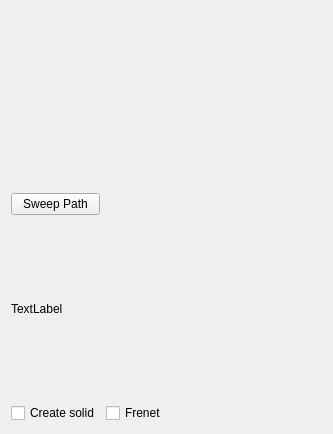
<?xml version="1.0" encoding="UTF-8"?>
<ui version="4.0">
 <class>PartGui::TaskSweep</class>
 <widget class="QWidget" name="PartGui::TaskSweep">
  <property name="geometry">
   <rect>
    <x>0</x>
    <y>0</y>
    <width>333</width>
    <height>434</height>
   </rect>
  </property>
  <property name="windowTitle">
   <string>Sweep</string>
  </property>
  <layout class="QGridLayout" name="gridLayout">
   <item row="0" column="0" colspan="3">
    <widget class="Gui::ActionSelector" name="selector"/>
   </item>
   <item row="1" column="0">
    <widget class="QPushButton" name="buttonPath">
     <property name="text">
      <string>Sweep Path</string>
     </property>
    </widget>
   </item>
   <item row="1" column="1" colspan="2">
    <spacer name="horizontalSpacer_2">
     <property name="orientation">
      <enum>Qt::Horizontal</enum>
     </property>
     <property name="sizeHint" stdset="0">
      <size>
       <width>224</width>
       <height>20</height>
      </size>
     </property>
    </spacer>
   </item>
   <item row="2" column="0" colspan="3">
    <widget class="QLabel" name="labelPath">
     <property name="text">
      <string notr="true">TextLabel</string>
     </property>
    </widget>
   </item>
   <item row="3" column="0">
    <widget class="QCheckBox" name="checkSolid">
     <property name="text">
      <string>Create solid</string>
     </property>
    </widget>
   </item>
   <item row="3" column="1">
    <widget class="QCheckBox" name="checkFrenet">
     <property name="text">
      <string>Frenet</string>
     </property>
    </widget>
   </item>
   <item row="3" column="2">
    <spacer name="horizontalSpacer">
     <property name="orientation">
      <enum>Qt::Horizontal</enum>
     </property>
     <property name="sizeHint" stdset="0">
      <size>
       <width>130</width>
       <height>20</height>
      </size>
     </property>
    </spacer>
   </item>
  </layout>
 </widget>
 <customwidgets>
  <customwidget>
   <class>Gui::ActionSelector</class>
   <extends>QWidget</extends>
   <header>Gui/Widgets.h</header>
  </customwidget>
 </customwidgets>
 <resources>
  <include location="../../../Gui/Icons/resource.qrc"/>
 </resources>
 <connections/>
</ui>
